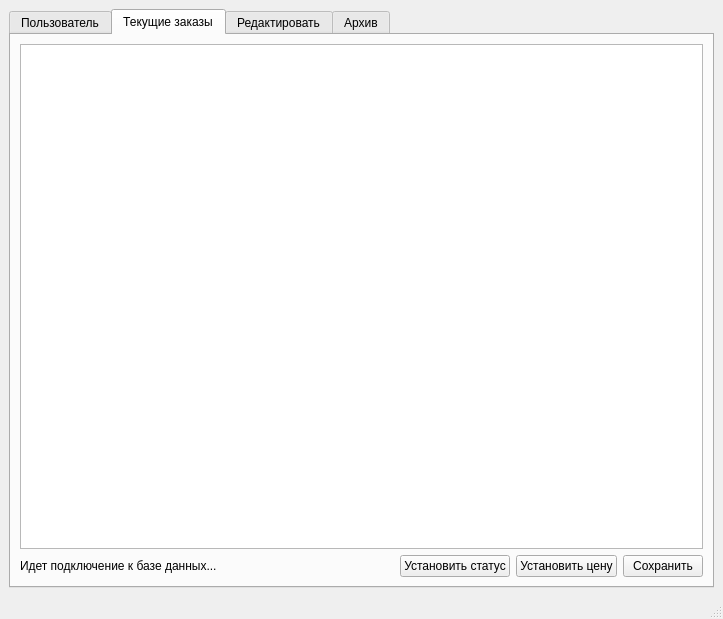
<?xml version="1.0" encoding="UTF-8"?>
<ui version="4.0">
 <class>operator</class>
 <widget class="QMainWindow" name="operator">
  <property name="geometry">
   <rect>
    <x>0</x>
    <y>0</y>
    <width>723</width>
    <height>619</height>
   </rect>
  </property>
  <property name="windowTitle">
   <string>MainWindow</string>
  </property>
  <widget class="QWidget" name="centralwidget">
   <layout class="QGridLayout" name="gridLayout_2">
    <item row="0" column="0">
     <widget class="QTabWidget" name="tabWidget">
      <property name="currentIndex">
       <number>1</number>
      </property>
      <widget class="QWidget" name="tab">
       <attribute name="title">
        <string>Пользователь</string>
       </attribute>
       <layout class="QGridLayout" name="gridLayout_3">
        <item row="1" column="0">
         <spacer name="horizontalSpacer">
          <property name="orientation">
           <enum>Qt::Horizontal</enum>
          </property>
          <property name="sizeHint" stdset="0">
           <size>
            <width>40</width>
            <height>20</height>
           </size>
          </property>
         </spacer>
        </item>
        <item row="2" column="1">
         <spacer name="verticalSpacer_2">
          <property name="orientation">
           <enum>Qt::Vertical</enum>
          </property>
          <property name="sizeHint" stdset="0">
           <size>
            <width>20</width>
            <height>122</height>
           </size>
          </property>
         </spacer>
        </item>
        <item row="1" column="2">
         <spacer name="horizontalSpacer_2">
          <property name="orientation">
           <enum>Qt::Horizontal</enum>
          </property>
          <property name="sizeHint" stdset="0">
           <size>
            <width>40</width>
            <height>20</height>
           </size>
          </property>
         </spacer>
        </item>
        <item row="0" column="1">
         <spacer name="verticalSpacer">
          <property name="orientation">
           <enum>Qt::Vertical</enum>
          </property>
          <property name="sizeType">
           <enum>QSizePolicy::Expanding</enum>
          </property>
          <property name="sizeHint" stdset="0">
           <size>
            <width>248</width>
            <height>115</height>
           </size>
          </property>
         </spacer>
        </item>
        <item row="1" column="1">
         <layout class="QGridLayout" name="gridLayout">
          <item row="5" column="0">
           <widget class="QLabel" name="label_6">
            <property name="sizePolicy">
             <sizepolicy hsizetype="Fixed" vsizetype="Fixed">
              <horstretch>0</horstretch>
              <verstretch>0</verstretch>
             </sizepolicy>
            </property>
            <property name="maximumSize">
             <size>
              <width>16777215</width>
              <height>16777215</height>
             </size>
            </property>
            <property name="styleSheet">
             <string notr="true"/>
            </property>
            <property name="text">
             <string>Подтверждение пароля</string>
            </property>
            <property name="margin">
             <number>0</number>
            </property>
           </widget>
          </item>
          <item row="2" column="1">
           <widget class="QLineEdit" name="lineEdit_middle_name">
            <property name="sizePolicy">
             <sizepolicy hsizetype="Fixed" vsizetype="Fixed">
              <horstretch>0</horstretch>
              <verstretch>0</verstretch>
             </sizepolicy>
            </property>
            <property name="styleSheet">
             <string notr="true"/>
            </property>
           </widget>
          </item>
          <item row="4" column="0">
           <widget class="QLabel" name="lbl_passwd">
            <property name="enabled">
             <bool>true</bool>
            </property>
            <property name="sizePolicy">
             <sizepolicy hsizetype="Fixed" vsizetype="Fixed">
              <horstretch>0</horstretch>
              <verstretch>0</verstretch>
             </sizepolicy>
            </property>
            <property name="baseSize">
             <size>
              <width>0</width>
              <height>0</height>
             </size>
            </property>
            <property name="focusPolicy">
             <enum>Qt::NoFocus</enum>
            </property>
            <property name="text">
             <string>Новый пароль</string>
            </property>
            <property name="alignment">
             <set>Qt::AlignLeading|Qt::AlignLeft|Qt::AlignVCenter</set>
            </property>
           </widget>
          </item>
          <item row="1" column="1">
           <widget class="QLineEdit" name="lineEdit_name">
            <property name="sizePolicy">
             <sizepolicy hsizetype="Fixed" vsizetype="Fixed">
              <horstretch>0</horstretch>
              <verstretch>0</verstretch>
             </sizepolicy>
            </property>
            <property name="styleSheet">
             <string notr="true"/>
            </property>
           </widget>
          </item>
          <item row="0" column="0">
           <widget class="QLabel" name="label_3">
            <property name="sizePolicy">
             <sizepolicy hsizetype="Fixed" vsizetype="Fixed">
              <horstretch>0</horstretch>
              <verstretch>0</verstretch>
             </sizepolicy>
            </property>
            <property name="text">
             <string>Фамилия</string>
            </property>
            <property name="alignment">
             <set>Qt::AlignLeading|Qt::AlignLeft|Qt::AlignVCenter</set>
            </property>
           </widget>
          </item>
          <item row="1" column="0">
           <widget class="QLabel" name="label_4">
            <property name="sizePolicy">
             <sizepolicy hsizetype="Fixed" vsizetype="Fixed">
              <horstretch>0</horstretch>
              <verstretch>0</verstretch>
             </sizepolicy>
            </property>
            <property name="text">
             <string>Имя</string>
            </property>
            <property name="alignment">
             <set>Qt::AlignLeading|Qt::AlignLeft|Qt::AlignVCenter</set>
            </property>
           </widget>
          </item>
          <item row="5" column="1">
           <widget class="QLineEdit" name="line_passwd_confirm">
            <property name="sizePolicy">
             <sizepolicy hsizetype="Fixed" vsizetype="Fixed">
              <horstretch>0</horstretch>
              <verstretch>0</verstretch>
             </sizepolicy>
            </property>
            <property name="styleSheet">
             <string notr="true"/>
            </property>
           </widget>
          </item>
          <item row="2" column="0">
           <widget class="QLabel" name="label_5">
            <property name="sizePolicy">
             <sizepolicy hsizetype="Fixed" vsizetype="Fixed">
              <horstretch>0</horstretch>
              <verstretch>0</verstretch>
             </sizepolicy>
            </property>
            <property name="text">
             <string>Отчество</string>
            </property>
            <property name="alignment">
             <set>Qt::AlignLeading|Qt::AlignLeft|Qt::AlignVCenter</set>
            </property>
           </widget>
          </item>
          <item row="4" column="1">
           <widget class="QLineEdit" name="lineE_passwd">
            <property name="enabled">
             <bool>true</bool>
            </property>
            <property name="sizePolicy">
             <sizepolicy hsizetype="Fixed" vsizetype="Fixed">
              <horstretch>0</horstretch>
              <verstretch>0</verstretch>
             </sizepolicy>
            </property>
            <property name="baseSize">
             <size>
              <width>0</width>
              <height>0</height>
             </size>
            </property>
            <property name="focusPolicy">
             <enum>Qt::StrongFocus</enum>
            </property>
            <property name="styleSheet">
             <string notr="true"/>
            </property>
            <property name="alignment">
             <set>Qt::AlignLeading|Qt::AlignLeft|Qt::AlignVCenter</set>
            </property>
           </widget>
          </item>
          <item row="0" column="1">
           <widget class="QLineEdit" name="lineE_surname">
            <property name="sizePolicy">
             <sizepolicy hsizetype="Fixed" vsizetype="Fixed">
              <horstretch>0</horstretch>
              <verstretch>0</verstretch>
             </sizepolicy>
            </property>
            <property name="styleSheet">
             <string notr="true"/>
            </property>
           </widget>
          </item>
          <item row="3" column="1">
           <widget class="QLineEdit" name="lineE_login">
            <property name="sizePolicy">
             <sizepolicy hsizetype="Fixed" vsizetype="Fixed">
              <horstretch>0</horstretch>
              <verstretch>0</verstretch>
             </sizepolicy>
            </property>
            <property name="styleSheet">
             <string notr="true"/>
            </property>
            <property name="text">
             <string/>
            </property>
           </widget>
          </item>
          <item row="3" column="0">
           <widget class="QLabel" name="lbl_login">
            <property name="enabled">
             <bool>true</bool>
            </property>
            <property name="sizePolicy">
             <sizepolicy hsizetype="Fixed" vsizetype="Fixed">
              <horstretch>0</horstretch>
              <verstretch>0</verstretch>
             </sizepolicy>
            </property>
            <property name="baseSize">
             <size>
              <width>0</width>
              <height>0</height>
             </size>
            </property>
            <property name="focusPolicy">
             <enum>Qt::NoFocus</enum>
            </property>
            <property name="text">
             <string>Новый логин</string>
            </property>
            <property name="alignment">
             <set>Qt::AlignLeading|Qt::AlignLeft|Qt::AlignVCenter</set>
            </property>
           </widget>
          </item>
         </layout>
        </item>
        <item row="3" column="0" colspan="3">
         <layout class="QGridLayout" name="gridLayout_5">
          <item row="0" column="2">
           <widget class="QPushButton" name="pB_confirm_register">
            <property name="text">
             <string>Сохранить</string>
            </property>
           </widget>
          </item>
          <item row="0" column="0">
           <widget class="QLabel" name="label">
            <property name="text">
             <string>Идет подключение к базе данных...</string>
            </property>
            <property name="alignment">
             <set>Qt::AlignLeading|Qt::AlignLeft|Qt::AlignVCenter</set>
            </property>
           </widget>
          </item>
          <item row="0" column="1">
           <spacer name="horizontalSpacer_3">
            <property name="orientation">
             <enum>Qt::Horizontal</enum>
            </property>
            <property name="sizeHint" stdset="0">
             <size>
              <width>40</width>
              <height>20</height>
             </size>
            </property>
           </spacer>
          </item>
         </layout>
        </item>
       </layout>
      </widget>
      <widget class="QWidget" name="tab_2">
       <attribute name="title">
        <string>Текущие заказы</string>
       </attribute>
       <layout class="QGridLayout" name="gridLayout_10">
        <item row="0" column="0">
         <widget class="QTableView" name="tableView"/>
        </item>
        <item row="1" column="0">
         <layout class="QGridLayout" name="gridLayout_9">
          <item row="0" column="2">
           <widget class="QPushButton" name="pushButton_7">
            <property name="text">
             <string>Установить статус</string>
            </property>
           </widget>
          </item>
          <item row="0" column="0">
           <widget class="QLabel" name="label_15">
            <property name="text">
             <string>Идет подключение к базе данных...</string>
            </property>
            <property name="alignment">
             <set>Qt::AlignLeading|Qt::AlignLeft|Qt::AlignVCenter</set>
            </property>
           </widget>
          </item>
          <item row="0" column="1">
           <spacer name="horizontalSpacer_7">
            <property name="orientation">
             <enum>Qt::Horizontal</enum>
            </property>
            <property name="sizeHint" stdset="0">
             <size>
              <width>40</width>
              <height>20</height>
             </size>
            </property>
           </spacer>
          </item>
          <item row="0" column="4">
           <widget class="QPushButton" name="pushButton_8">
            <property name="text">
             <string>Сохранить</string>
            </property>
           </widget>
          </item>
          <item row="0" column="3">
           <widget class="QPushButton" name="pushButton_9">
            <property name="text">
             <string>Установить цену</string>
            </property>
           </widget>
          </item>
         </layout>
        </item>
       </layout>
      </widget>
      <widget class="QWidget" name="tab_4">
       <attribute name="title">
        <string>Редактировать</string>
       </attribute>
       <layout class="QGridLayout" name="gridLayout_8">
        <item row="1" column="0">
         <spacer name="horizontalSpacer_4">
          <property name="orientation">
           <enum>Qt::Horizontal</enum>
          </property>
          <property name="sizeHint" stdset="0">
           <size>
            <width>40</width>
            <height>20</height>
           </size>
          </property>
         </spacer>
        </item>
        <item row="2" column="1">
         <spacer name="verticalSpacer_4">
          <property name="orientation">
           <enum>Qt::Vertical</enum>
          </property>
          <property name="sizeHint" stdset="0">
           <size>
            <width>20</width>
            <height>40</height>
           </size>
          </property>
         </spacer>
        </item>
        <item row="3" column="0" colspan="3">
         <layout class="QGridLayout" name="gridLayout_7">
          <item row="0" column="2">
           <widget class="QPushButton" name="pB_confirm_register_2">
            <property name="text">
             <string>Сохранить</string>
            </property>
           </widget>
          </item>
          <item row="0" column="0">
           <widget class="QLabel" name="label_14">
            <property name="text">
             <string>Идет подключение к базе данных...</string>
            </property>
            <property name="alignment">
             <set>Qt::AlignLeading|Qt::AlignLeft|Qt::AlignVCenter</set>
            </property>
           </widget>
          </item>
          <item row="0" column="1">
           <spacer name="horizontalSpacer_6">
            <property name="orientation">
             <enum>Qt::Horizontal</enum>
            </property>
            <property name="sizeHint" stdset="0">
             <size>
              <width>40</width>
              <height>20</height>
             </size>
            </property>
           </spacer>
          </item>
         </layout>
        </item>
        <item row="1" column="2">
         <spacer name="horizontalSpacer_5">
          <property name="orientation">
           <enum>Qt::Horizontal</enum>
          </property>
          <property name="sizeHint" stdset="0">
           <size>
            <width>40</width>
            <height>20</height>
           </size>
          </property>
         </spacer>
        </item>
        <item row="0" column="1">
         <spacer name="verticalSpacer_3">
          <property name="orientation">
           <enum>Qt::Vertical</enum>
          </property>
          <property name="sizeHint" stdset="0">
           <size>
            <width>20</width>
            <height>40</height>
           </size>
          </property>
         </spacer>
        </item>
        <item row="1" column="1">
         <layout class="QGridLayout" name="gridLayout_6">
          <item row="1" column="1">
           <widget class="QComboBox" name="comboBox_4"/>
          </item>
          <item row="2" column="0">
           <widget class="QLabel" name="label_9">
            <property name="text">
             <string>Размер</string>
            </property>
           </widget>
          </item>
          <item row="3" column="3">
           <widget class="QPushButton" name="pushButton_4">
            <property name="text">
             <string>Удалить</string>
            </property>
           </widget>
          </item>
          <item row="3" column="0">
           <widget class="QLabel" name="label_10">
            <property name="text">
             <string>Толщина</string>
            </property>
           </widget>
          </item>
          <item row="3" column="1">
           <widget class="QComboBox" name="comboBox_3"/>
          </item>
          <item row="2" column="1">
           <widget class="QComboBox" name="comboBox_2"/>
          </item>
          <item row="2" column="3">
           <widget class="QPushButton" name="pushButton_2">
            <property name="text">
             <string>Удалить</string>
            </property>
           </widget>
          </item>
          <item row="1" column="0">
           <widget class="QLabel" name="label_12">
            <property name="text">
             <string>Тип транспорта</string>
            </property>
           </widget>
          </item>
          <item row="4" column="3">
           <widget class="QPushButton" name="pushButton_6">
            <property name="text">
             <string>Удалить</string>
            </property>
           </widget>
          </item>
          <item row="4" column="1">
           <widget class="QComboBox" name="comboBox_5">
            <property name="sizePolicy">
             <sizepolicy hsizetype="Preferred" vsizetype="Fixed">
              <horstretch>0</horstretch>
              <verstretch>0</verstretch>
             </sizepolicy>
            </property>
           </widget>
          </item>
          <item row="3" column="2">
           <widget class="QPushButton" name="pushButton_3">
            <property name="text">
             <string>Добавить</string>
            </property>
           </widget>
          </item>
          <item row="0" column="0">
           <widget class="QLabel" name="label_8">
            <property name="text">
             <string>Тип изделия</string>
            </property>
           </widget>
          </item>
          <item row="2" column="2">
           <widget class="QPushButton" name="pushButton">
            <property name="text">
             <string>Добавить</string>
            </property>
           </widget>
          </item>
          <item row="4" column="2">
           <widget class="QPushButton" name="pushButton_5">
            <property name="text">
             <string>Добавить</string>
            </property>
           </widget>
          </item>
          <item row="0" column="1">
           <widget class="QComboBox" name="comboBox"/>
          </item>
          <item row="4" column="0">
           <widget class="QLabel" name="label_13">
            <property name="text">
             <string>Номер маршрута</string>
            </property>
           </widget>
          </item>
         </layout>
        </item>
       </layout>
      </widget>
      <widget class="QWidget" name="tab_3">
       <attribute name="title">
        <string>Архив</string>
       </attribute>
       <layout class="QGridLayout" name="gridLayout_12">
        <item row="0" column="0">
         <widget class="QTableView" name="tableView_2"/>
        </item>
        <item row="1" column="0">
         <layout class="QGridLayout" name="gridLayout_11">
          <item row="0" column="1">
           <spacer name="horizontalSpacer_8">
            <property name="orientation">
             <enum>Qt::Horizontal</enum>
            </property>
            <property name="sizeHint" stdset="0">
             <size>
              <width>40</width>
              <height>20</height>
             </size>
            </property>
           </spacer>
          </item>
          <item row="0" column="0">
           <widget class="QLabel" name="label_16">
            <property name="text">
             <string>Идет подключение к базе данных...</string>
            </property>
            <property name="alignment">
             <set>Qt::AlignLeading|Qt::AlignLeft|Qt::AlignVCenter</set>
            </property>
           </widget>
          </item>
         </layout>
        </item>
       </layout>
      </widget>
     </widget>
    </item>
   </layout>
  </widget>
  <widget class="QMenuBar" name="menubar">
   <property name="geometry">
    <rect>
     <x>0</x>
     <y>0</y>
     <width>723</width>
     <height>21</height>
    </rect>
   </property>
  </widget>
  <widget class="QStatusBar" name="statusbar"/>
 </widget>
 <resources/>
 <connections/>
</ui>
